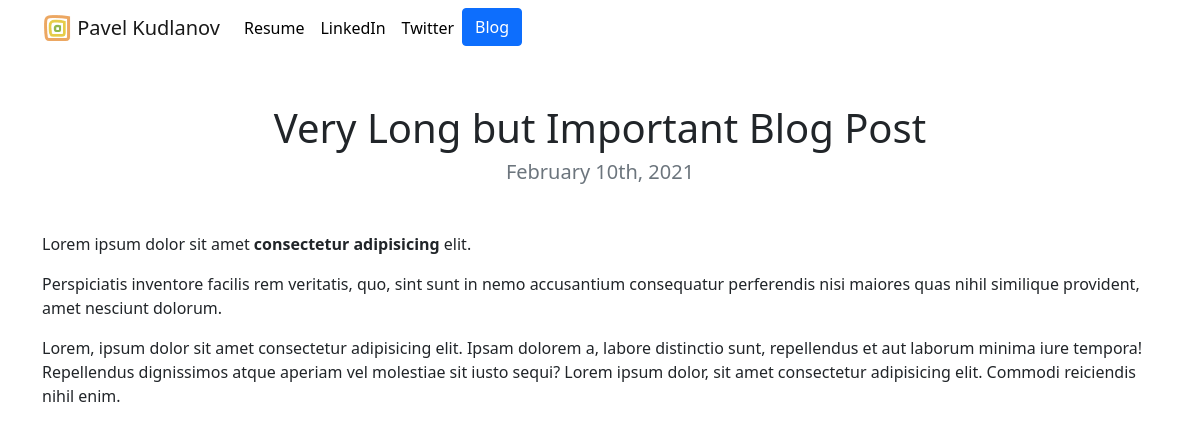
Page /blog/8/ on the committed database.
### blog/models.py (models this page shows, shortened)
class Post(models.Model):
    title = models.CharField(max_length=100)
    date = models.DateField(auto_now_add=True)
    body = models.TextField()
    likes = models.IntegerField(default=0)

### blog/views.py (the view)
# urls.py: path('<int:post_id>/', views.detail, name='detail'),
def detail(request, post_id):
    post = get_object_or_404(Post,  pk=post_id)
    return render(request, 'blog/detail.html', {'post': post})

### blog/templates/blog/detail.html
{% extends 'portfolio/base.html' %}
{% load static %}
{% block content %}
    <h1 class="text-center mt-5" id="blogdetailtitle">{{ post.title }}</h1>
    <h5 class="text-center text-muted mb-5">{{ post.date|date:'F jS, Y' }}</h5>
    <p>{{ post.body|safe }}</p>
{% endblock content %}

### rows in the picture
Post: title "Very Long but Important Blog Post", date "February 10th, 2021", body "Lorem ipsum dolor sit amet consectetur adipisicing elit. Perspiciatis inventore facilis rem veritatis, quo, sint sunt in nemo accusantium consequatur perferendis nisi maiores quas nihil similique provident, amet nesciunt dolorum. Lorem, ipsum dolor sit amet consectetur adipisicing elit. Ipsam dolorem a, labore distinctio sunt, repellendus et aut laborum minima iure tempora! Repellendus dignissimos atque aperiam vel molestiae sit iusto sequi? Lorem ipsum dolor, sit amet consectetur adipisicing elit. Commodi reiciendis nihil enim."
